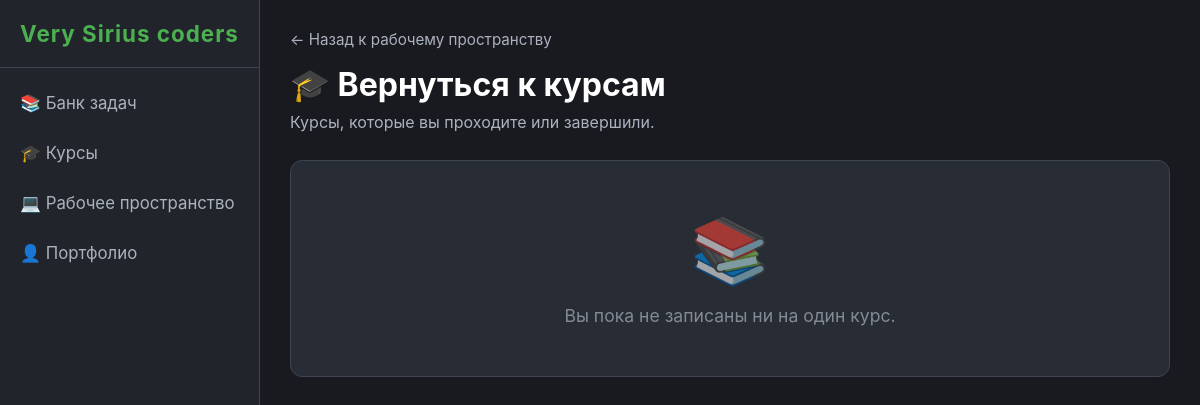
Page /workspace/courses/ (signed in) on the earlier database version.
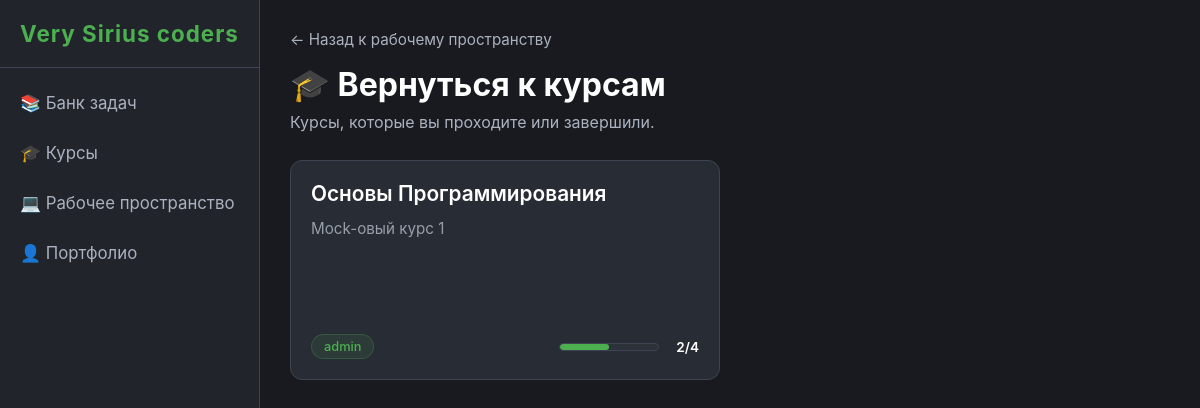
Same page on the later database version.
### course/models.py (models this page shows, shortened)
class Course(models.Model):
    title = models.CharField(max_length=200, verbose_name="Название курса")
    description = models.TextField(verbose_name="Описание курса")
    author = models.ForeignKey(
        settings.AUTH_USER_MODEL,
        on_delete=models.CASCADE,
        related_name='authored_courses',
        verbose_name="Автор"
    )
    created_at = models.DateTimeField(auto_now_add=True, verbose_name="Дата создания")
    class Meta:
        verbose_name = "Курс"
        verbose_name_plural = "Курсы"
        ordering = ['-created_at']

### users/models.py (models this page shows, shortened)
class User(AbstractUser):
    level = models.IntegerField(default=1, verbose_name='Уровень')
    experience_points = models.IntegerField(default=0, verbose_name='Очки опыта')
    created_at = models.DateTimeField(auto_now_add=True, verbose_name='Дата регистрации')
    groups = models.ManyToManyField(
        'auth.Group',
        related_name='custom_user_set',
        blank=True,
        help_text='Группы, к которым принадлежит пользователь.',
        verbose_name='Группы'
    )
    user_permissions = models.ManyToManyField(
        'auth.Permission',
        related_name='custom_user_permissions_set',
        blank=True,
        help_text='Права пользователя.',
        verbose_name='Права'
    )
    class Meta:
        verbose_name = 'Пользователь'
        verbose_name_plural = 'Пользователи'
        db_table = 'users'

### crius/views.py (the view)
# urls.py: path('workspace/courses/', views.work_course_list, name='work_course_list'),
def work_course_list(request):
    if request.user.is_authenticated:
        enrolled_ids = CourseEnrollment.objects.filter(
            user=request.user
        ).values_list('course_id', flat=True)
        courses = Course.objects.filter(id__in=enrolled_ids).select_related('author')
    else:
        courses = Course.objects.none()
    progress_dict = {}
    if request.user.is_authenticated and courses:
        for course in courses:
            total_tasks = CourseTask.objects.filter(
                module__course=course
            ).count()
            solved = Submission.objects.filter(
                user=request.user,
                status__name='Accepted',
                task__coursetask__module__course=course
            ).values('task').distinct().count()
            progress_dict[course.id] = {
                'solved': solved,
                'total': total_tasks,
            }
    context = {
        'courses': courses,
        'progress_dict': progress_dict,
    }
    return render(request, 'crius/work_course.html', context)

### crius/templatetags/dict_filters.py (called while the page is built)
@register.filter
def get_item(dictionary, key):
    return dictionary.get(key)

### crius/templates/crius/work_course.html (shortened to what this page needs)
{% extends 'crius/base.html' %}
{% load static %}
{% load dict_filters %}
{% block content %}
<div id="work-courses-section" class="section active">
    <a href="{% url 'crius:workspace' %}" class="back-link">← Назад к рабочему пространству</a>
    <h1>🎓 Вернуться к курсам</h1>
    <p style="margin-bottom: 4px;">Курсы, которые вы проходите или завершили.</p>
    <div class="courses-grid">
        {% for course in courses %}
        <a href="{% url 'course:detail' pk=course.pk %}" class="course-card">
            <div class="course-title">{{ course.title }}</div>
            <div class="course-desc">{{ course.description|truncatechars:120 }}</div>
            <div class="course-footer">
                <span class="category-tag">{{ course.author.username }}</span>
                <div class="progress-wrapper">
                    {% with progress=progress_dict|get_item:course.id %}
                    <div class="progress-bar">
                        {% if progress.total > 0 %}
                            <div class="progress-fill" style="width: {% widthratio progress.solved progress.total 100 %}%;"></div>
                        {% else %}
                            <div class="progress-fill" style="width: 0%;"></div>
                        {% endif %}
                    </div>
                    <span class="progress-text {% if progress.solved == progress.total and progress.total > 0 %}completed{% endif %}">
                        {% if progress.solved == progress.total and progress.total > 0 %}
                            ✓
                        {% else %}
                            {{ progress.solved }}/{{ progress.total }}
                        {% endif %}
                    </span>
                    {% endwith %}
                </div>
            </div>
        </a>
        {% empty %}
        <div class="empty-state">
            <div class="empty-icon">📚</div>
            <p>Вы пока не записаны ни на один курс.</p>
        </div>
        {% endfor %}
    </div>
</div>
{% endblock %}

Differences in the rows shown:
added Course: title "Основы Программирования", description "Mock-овый курс 1", author.username "admin", solved "2", total "4"
Other differences:
text no longer shown: "📚 Вы пока не записаны ни на один курс."
